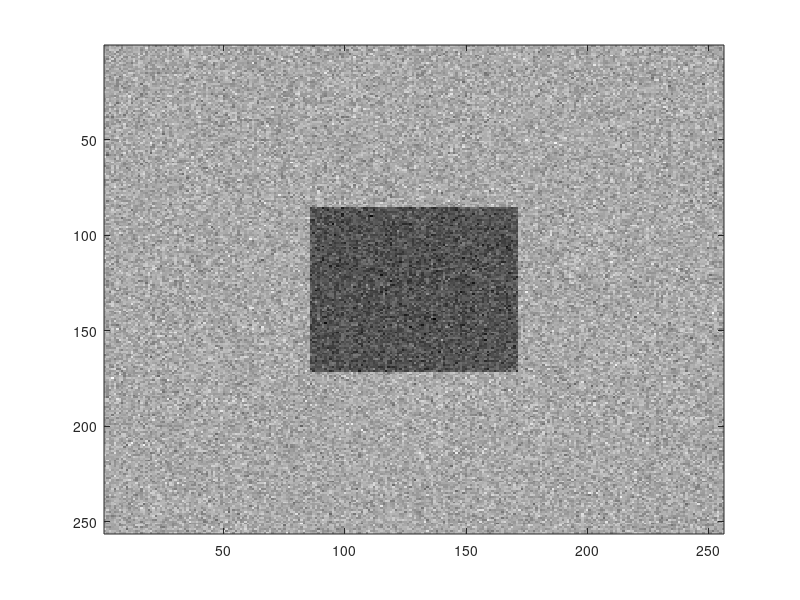
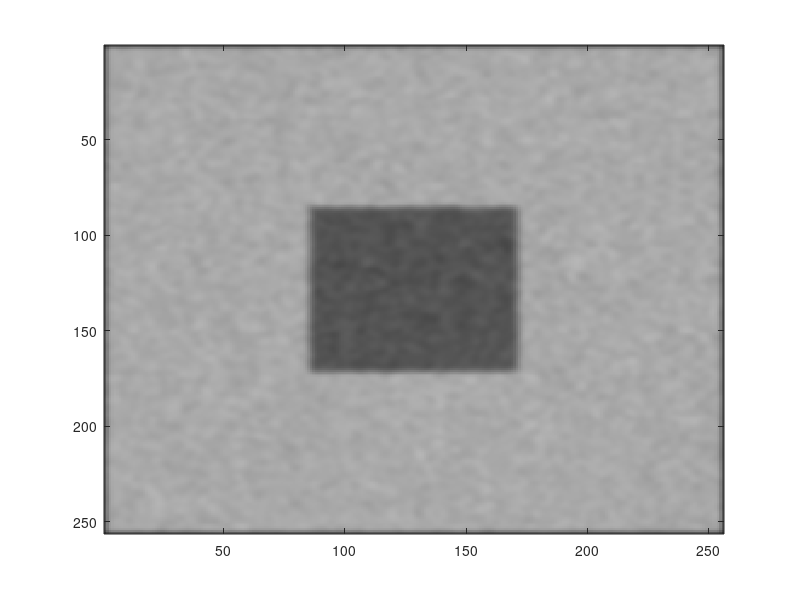

MATLAB code for these plots, in order:
A = 170*ones(256);
B = 85*ones(86);
A(86:85+86,86:85+86) = B;
colormap(gray(256));
A = A + 20*randn(256);
mask=[2 4 5 4 2;4 9 12 9 4;5 12 15 12 5;4 9 12 9 4;2 4 5 4 2];
mask = mask/159;
image(A)
B = conv2(A,mask, 'same');
B = conv2(B,mask, 'same');
figure(2)
colormap(gray(256));
image(B)